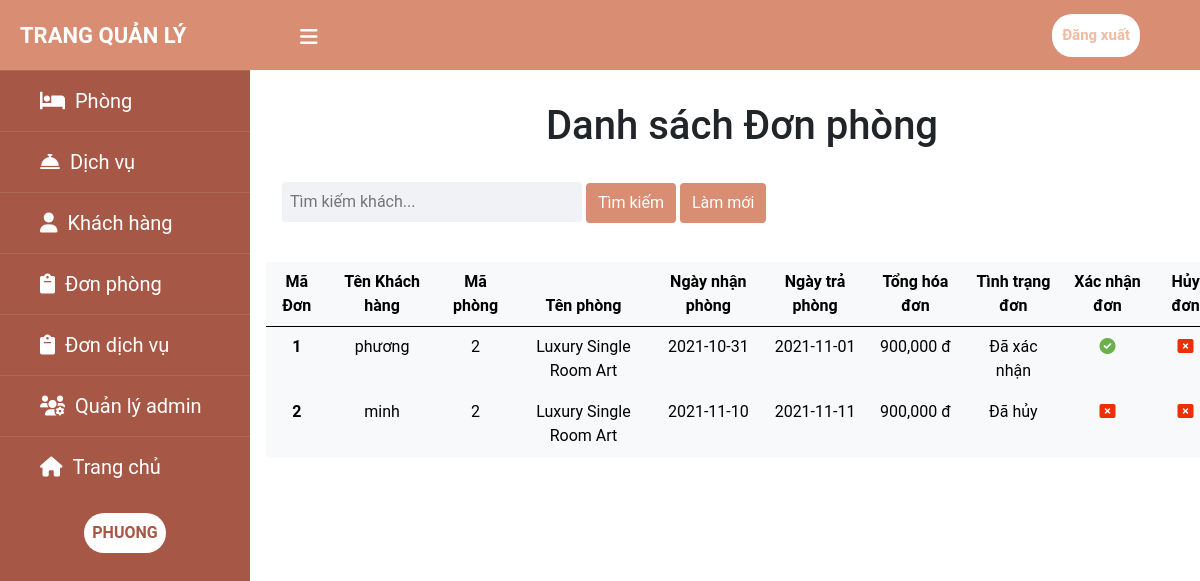
The page /src/hotel_booking/admin/ordroom-show.php (signed in) on the database as committed earlier.
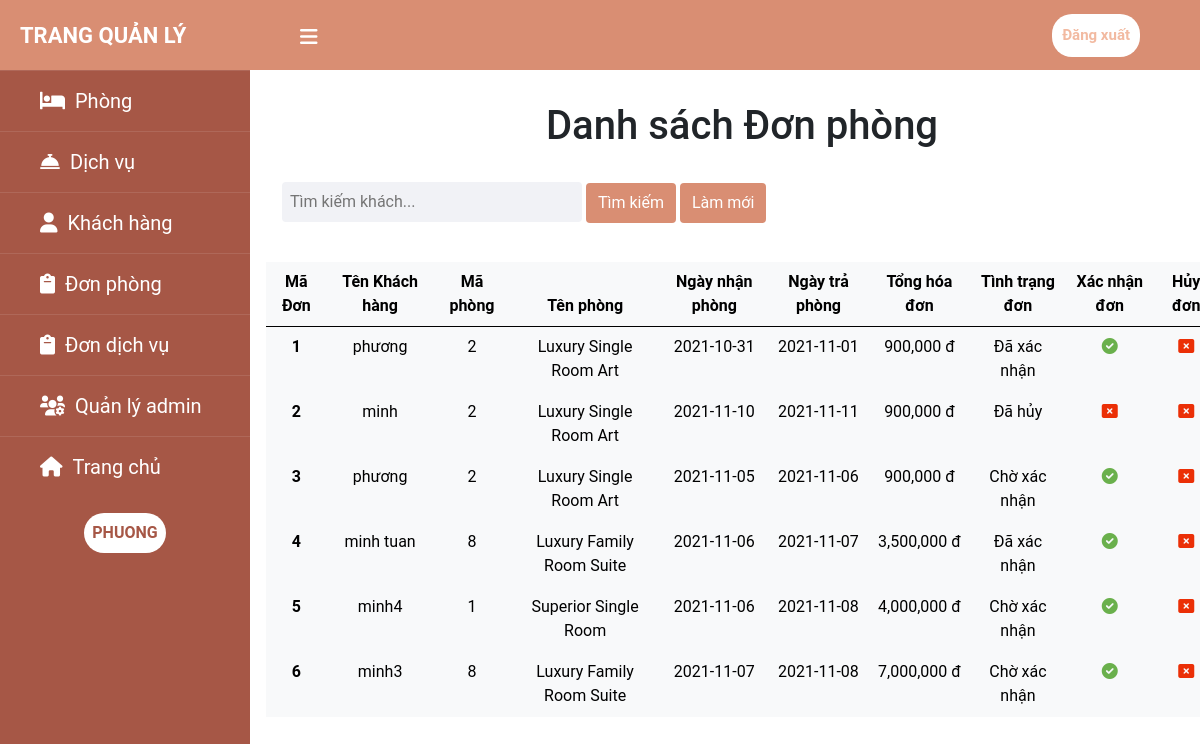
The same page on the database as committed later.
### tables this page shows
CREATE TABLE `tb_order_rooms` (
  `ordroom_id` int(10) UNSIGNED NOT NULL,
  `ordroom_total` int(10) NOT NULL,
  `ordroom_total_day` int(10) NOT NULL,
  `ordroom_start` date NOT NULL,
  `ordroom_end` date NOT NULL,
  `ordroom_status` varchar(30) NOT NULL DEFAULT 'Chờ xác nhận',
  `room_id` int(10) UNSIGNED DEFAULT NULL,
  `cus_id` int(10) UNSIGNED DEFAULT NULL
);

CREATE TABLE `tb_customers` (
  `cus_id` int(10) UNSIGNED NOT NULL,
  `cus_name` varchar(50) NOT NULL,
  `cus_mobile` varchar(12) NOT NULL,
  `cus_email` varchar(100) NOT NULL,
  `cus_pass` varchar(255) NOT NULL
);

CREATE TABLE `tb_rooms` (
  `room_id` int(10) UNSIGNED NOT NULL,
  `room_type` varchar(50) NOT NULL,
  `room_size` varchar(10) NOT NULL,
  `room_description` varchar(255) NOT NULL,
  `room_price` int(11) NOT NULL,
  `room_amount_people` int(10) NOT NULL,
  `room_image` varchar(255) NOT NULL,
  `room_image1` varchar(255) NOT NULL,
  `room_image2` varchar(255) NOT NULL,
  `room_image3` varchar(255) NOT NULL
);

### src/hotel_booking/admin/ordroom-show.php (the view, shortened to what the changed rows need)
<?php
    include ('header.php');
    include ('../config.php');
?>
<div class="content p-3">
    <div>
        <div class="">
            <h1 class="text-center pt-3">Danh sách Đơn phòng</h1>
        </div>
    </div>
            <table class="table my-3 py-5 border-light  text-aline table-light text-center" style="table-layout: auto;">
                <thead class="table-light">
                    <tr class =" border-dark">
                        <th scope="col" class="top">Mã Đơn</th>
                        <th scope="col" class="top">Tên Khách hàng</th>
                        <th scope="col" class="top" >Mã phòng</th>
                        <th scope="col" class="top">Tên phòng</th>
                        <th scope="col" class="top">Ngày nhận phòng</th>
                        <th scope="col" class="top">Ngày trả phòng</th>
                        <th scope="col" class="top">Tổng hóa đơn</th>
                        <th scope="col" class="top">Tình trạng đơn</th>
                        <th scope="col" class="top">Xác nhận đơn</th>
                        <th scope="col" class="top">Hủy đơn</th>
                    </tr>
                </thead>
                <tbody>
                    <?php
                        if (isset($_POST['btn-search'])){
                            $cus_name = $_POST['cus-name'];
                            $sql = "SELECT o.ordroom_id,o.ordroom_total,o.ordroom_start,o.ordroom_end,o.ordroom_status,r.room_type,r.room_id,c.cus_name
                            FROM  tb_order_rooms o ,tb_rooms r ,tb_customers c
                            WHERE  o.room_id = r.room_id AND o.cus_id =c.cus_id AND c.cus_name ='$cus_name'";
                             $result = mysqli_query($conn,$sql);
                             if(mysqli_num_rows($result)>0){
                                 while($row=mysqli_fetch_assoc($result)){
                                     echo '<tr>';
                                     echo '<th scope="row">'.$row['ordroom_id'].'</th>';
                                     echo '<td>'.$row['cus_name'].'</td>';
                                     echo '<td>'.$row['room_id'].'</td>';
                                     echo '<td>'.$row['room_type'].'</td>';
                                     echo '<td>'.$row['ordroom_start'].'</td>';
                                     echo '<td>'.$row['ordroom_end'].'</td>';
                                     echo '<td>'.number_format($row['ordroom_total']).' đ</td>';
                                     echo '<td>'.$row['ordroom_status'].'</td>';
                                     if($row['ordroom_status']=='Đã hủy'){
                                        echo '<td><a href =""><i class="fas fa-window-close" style ="color:#eb2f06;"></i></i></a></td>';
                                    }else{
                                        echo '<td><a href ="confirm-order-room.php?id='.$row['ordroom_id'].'"><i class="fas fa-check-circle" style ="color:#6ab04c;"></i></i></a></td>';
                                    }
                                    echo '<td><a href ="cancel-order-room.php?id='.$row['ordroom_id'].'"><i class="fas fa-window-close" style ="color:#eb2f06;"></i></i></a></td>';
                                    echo '</tr>';
                                 }
                             }
                        }else{
                            $sql = "SELECT o.ordroom_id,o.ordroom_total,o.ordroom_start,o.ordroom_end,o.ordroom_status,r.room_type,r.room_id,c.cus_name
                            FROM  tb_order_rooms o ,tb_rooms r ,tb_customers c
                            WHERE  o.room_id = r.room_id AND o.cus_id = c.cus_id";
                            $result = mysqli_query($conn,$sql);
                                if(mysqli_num_rows($result)>0){
                                    while($row=mysqli_fetch_assoc($result)){
                                        echo '<tr>';
                                        echo '<th scope="row">'.$row['ordroom_id'].'</th>';
                                        echo '<td>'.$row['cus_name'].'</td>';
                                        echo '<td>'.$row['room_id'].'</td>';
                                        echo '<td>'.$row['room_type'].'</td>';
                                        echo '<td>'.$row['ordroom_start'].'</td>';
                                        echo '<td>'.$row['ordroom_end'].'</td>';
                                        echo '<td>'.number_format($row['ordroom_total']).' đ</td>';
                                        echo '<td>'.$row['ordroom_status'].'</td>';
                                        if($row['ordroom_status']=='Đã hủy'){
                                            echo '<td><a href =""><i class="fas fa-window-close" style ="color:#eb2f06;"></i></i></a></td>';
                                        }else{
                                            echo '<td><a href ="confirm-order-room.php?id='.$row['ordroom_id'].'"><i class="fas fa-check-circle" style ="color:#6ab04c;"></i></i></a></td>';
                                        }
                                        echo '<td><a href ="cancel-order-room.php?id='.$row['ordroom_id'].'"><i class="fas fa-window-close" style ="color:#eb2f06;"></i></i></a></td>';
                                        echo '</tr>';
                                    }
                                }
                        }
                    ?>
                </tbody>
            </table>
</div>
<?php
    include ('footer.php');
?>

Rows that differ between the two databases and show on the page:
added tb_order_rooms: ordroom_id "3", cus.cus_name "phương", room.room_id "2", room.room_type "Luxury Single Room Art", ordroom_start "2021-11-05", ordroom_end "2021-11-06", ordroom_total "900,000", ordroom_status "Chờ xác nhận"
added tb_order_rooms: ordroom_id "4", cus.cus_name "minh tuan", room.room_id "8", room.room_type "Luxury Family Room Suite", ordroom_start "2021-11-06", ordroom_end "2021-11-07", ordroom_total "3,500,000", ordroom_status "Đã xác nhận"
added tb_order_rooms: ordroom_id "5", cus.cus_name "minh4", room.room_id "1", room.room_type "Superior Single Room", ordroom_start "2021-11-06", ordroom_end "2021-11-08", ordroom_total "4,000,000", ordroom_status "Chờ xác nhận"
added tb_order_rooms: ordroom_id "6", cus.cus_name "minh3", room.room_id "8", room.room_type "Luxury Family Room Suite", ordroom_start "2021-11-07", ordroom_end "2021-11-08", ordroom_total "7,000,000", ordroom_status "Chờ xác nhận"
